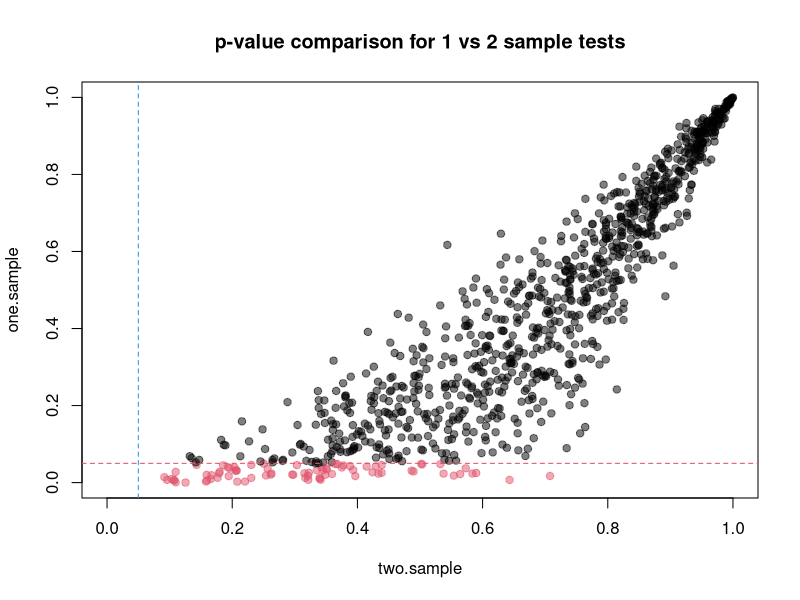
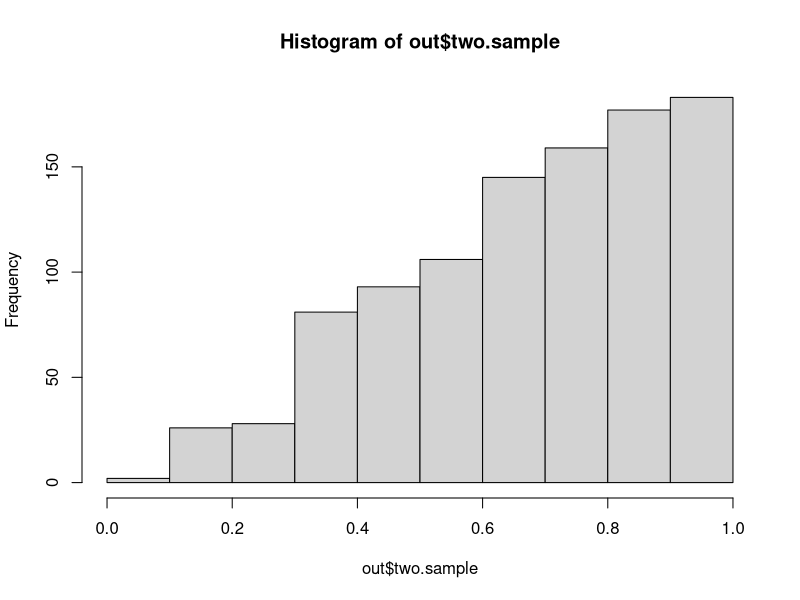
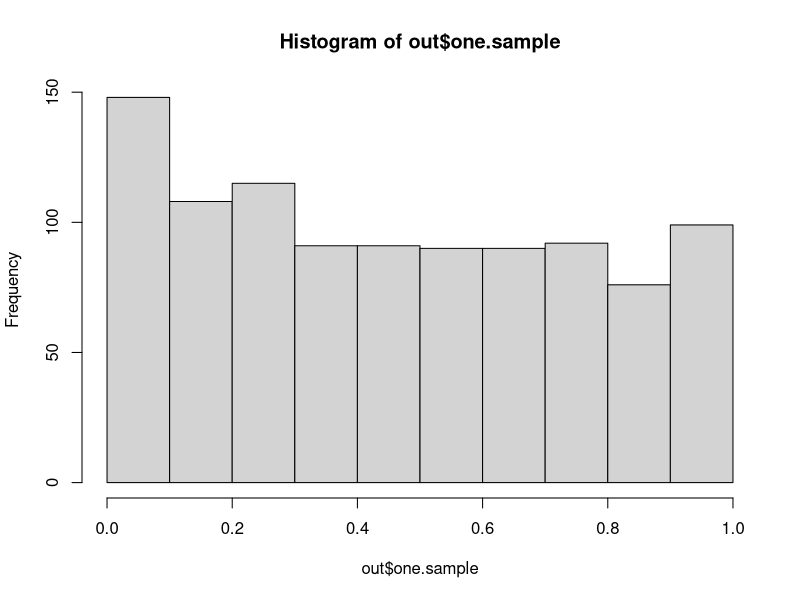

The R source for these figures, in order:
rn <- 1000

out <- data.frame(t(replicate(rn, {
  n <- 10
  sd_x <- 2
  x <- rnorm(n, sd = sd_x)
  sd_dx <- 0.5
  mean_dx <- 0.25
  dx <- rnorm(n, mean = mean_dx, sd = sd_dx)
  y <- x + dx
  
  #add noise to out observed x and y
  x <- x + rnorm(n, sd = 1)
  y <- y + rnorm(n, sd = 1)
  
  #run both tests
  c(two.sample = t.test(x=x, y=y)$p.value, one.sample = t.test(y-x)$p.value)
})))

alpha <- 0.05
cols <- rep(1, rn)
cols[out$one.sample < alpha] <- 2
cols[out$two.sample < alpha] <- 4
cols[out$one.sample < alpha & out$two.sample < alpha] <- 6
plot(out, xlim=c(0,1), ylim=c(0,1), main = "p-value comparison for 1 vs 2 sample tests",
     pch = 19, col = adjustcolor(cols, 0.5)); 
abline(h = alpha, col = 2, lty = 2); abline(v = alpha, col = 4, lty = 2)

hist(out$two.sample)
hist(out$one.sample)
